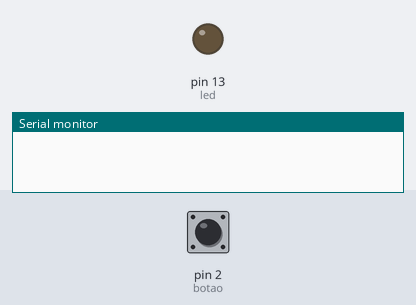
A sketch run on a simulated Arduino Uno, built with avr-gcc and run on an emulated ATmega328P. On the bench: output pins drawn as LEDs (lit = HIGH), the last lines printed to the serial monitor. The test bench sets the inputs (shaded band); at power-on: pin 2 (botao) HIGH.

Above: at 1.2 s.
1.3 s: pin 2 (botao) pulled LOW for 0.15 s
At 1.9 s:
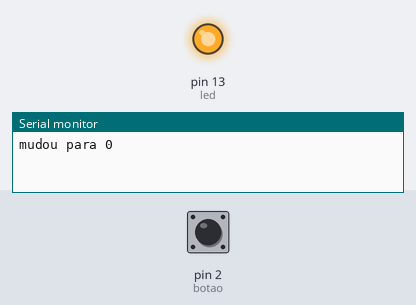
2.9 s: pin 2 (botao) pulled LOW for 1 s
At 4.3 s:
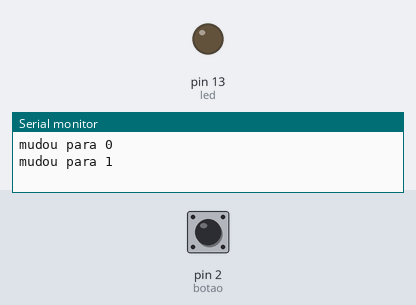
5.4 s: pin 2 (botao) pulled LOW for 3.2 s
At 6.2 s:
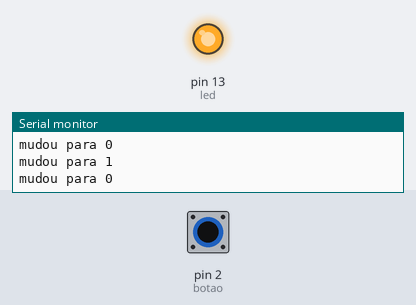
Timing chart, 0 to 8.4 s (numbered marks = the images above; inputs shaded):
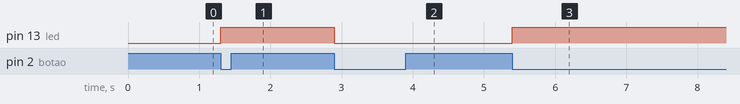

The sketch:

exercicio_interrupcao01.ino
```cpp
volatile boolean vLed = false;
int led = 13;
int botao = 2;

void setup() {
  pinMode(led, OUTPUT);
  pinMode(botao, INPUT_PULLUP);
  attachInterrupt(0, algoAconteceu, FALLING);
  Serial.begin(9600);
}

void loop() {
  digitalWrite(led, vLed);
}

void algoAconteceu() {
  Serial.print("mudou para ");
  Serial.println(vLed);
  vLed = !vLed;
}
```

Measured:
- after the input at 1.3 s, pin 13 (led): LOW → HIGH at once
- after the input at 2.9 s, pin 13 (led): HIGH → LOW at once
- after the input at 5.4 s, pin 13 (led): LOW → HIGH at once
